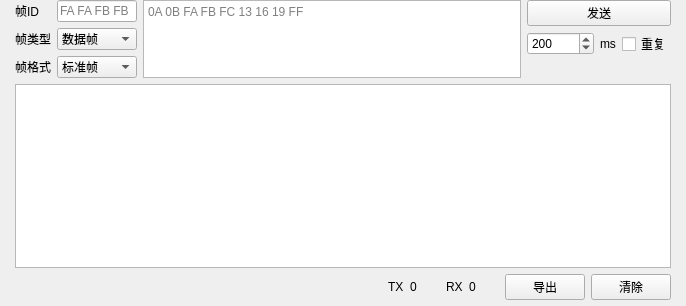
         <widget class="QWidget" name="page_data">
          <layout class="QGridLayout" name="gridLayout_8" rowstretch="2,10,1,0,0">
           <property name="leftMargin">
            <number>15</number>
           </property>
           <property name="topMargin">
            <number>0</number>
           </property>
           <property name="rightMargin">
            <number>15</number>
           </property>
           <property name="bottomMargin">
            <number>6</number>
           </property>
           <item row="4" column="0">
            <layout class="QHBoxLayout" name="horizontalLayout_4">
             <item>
              <spacer name="horizontalSpacer_5">
               <property name="orientation">
                <enum>Qt::Horizontal</enum>
               </property>
               <property name="sizeHint" stdset="0">
                <size>
                 <width>40</width>
                 <height>20</height>
                </size>
               </property>
              </spacer>
             </item>
             <item>
              <widget class="QLabel" name="label_11">
               <property name="text">
                <string>TX</string>
               </property>
              </widget>
             </item>
             <item>
              <widget class="QLabel" name="label_tx">
               <property name="minimumSize">
                <size>
                 <width>30</width>
                 <height>0</height>
                </size>
               </property>
               <property name="text">
                <string>0</string>
               </property>
              </widget>
             </item>
             <item>
              <widget class="QLabel" name="label_12">
               <property name="text">
                <string>RX</string>
               </property>
              </widget>
             </item>
             <item>
              <widget class="QLabel" name="label_rx">
               <property name="minimumSize">
                <size>
                 <width>30</width>
                 <height>0</height>
                </size>
               </property>
               <property name="text">
                <string>0</string>
               </property>
              </widget>
             </item>
             <item>
              <widget class="QPushButton" name="pushButton_output">
               <property name="text">
                <string>导出</string>
               </property>
              </widget>
             </item>
             <item>
              <widget class="QPushButton" name="pushButton_clear">
               <property name="text">
                <string>清除</string>
               </property>
              </widget>
             </item>
            </layout>
           </item>
           <item row="1" column="0" rowspan="2">
            <widget class="QTableWidget" name="tableWidget_rcv">
             <property name="sizeAdjustPolicy">
              <enum>QAbstractScrollArea::AdjustToContentsOnFirstShow</enum>
             </property>
             <property name="alternatingRowColors">
              <bool>true</bool>
             </property>
             <property name="textElideMode">
              <enum>Qt::ElideLeft</enum>
             </property>
             <attribute name="horizontalHeaderVisible">
              <bool>false</bool>
             </attribute>
             <attribute name="horizontalHeaderCascadingSectionResizes">
              <bool>false</bool>
             </attribute>
             <attribute name="horizontalHeaderDefaultSectionSize">
              <number>80</number>
             </attribute>
             <attribute name="horizontalHeaderStretchLastSection">
              <bool>true</bool>
             </attribute>
             <attribute name="verticalHeaderVisible">
              <bool>false</bool>
             </attribute>
             <attribute name="verticalHeaderStretchLastSection">
              <bool>false</bool>
             </attribute>
             <column>
              <property name="text">
               <string>序号</string>
              </property>
             </column>
             <column>
              <property name="text">
               <string>时间</string>
              </property>
             </column>
             <column>
              <property name="text">
               <string>发送/接收</string>
              </property>
             </column>
             <column>
              <property name="text">
               <string>帧ID</string>
              </property>
             </column>
             <column>
              <property name="text">
               <string>帧格式</string>
              </property>
             </column>
             <column>
              <property name="text">
               <string>帧类型</string>
              </property>
             </column>
             <column>
              <property name="text">
               <string>数据长度</string>
              </property>
             </column>
             <column>
              <property name="text">
               <string>数据HEX</string>
              </property>
             </column>
            </widget>
           </item>
           <item row="0" column="0">
            <layout class="QHBoxLayout" name="horizontalLayout_3" stretch="1,10,1">
             <item>
              <layout class="QGridLayout" name="gridLayout_3">
               <item row="0" column="0">
                <widget class="QLabel" name="label_6">
                 <property name="sizePolicy">
                  <sizepolicy hsizetype="Fixed" vsizetype="Preferred">
                   <horstretch>0</horstretch>
                   <verstretch>0</verstretch>
                  </sizepolicy>
                 </property>
                 <property name="text">
                  <string>帧ID</string>
                 </property>
                </widget>
               </item>
               <item row="0" column="1">
                <widget class="QLineEdit" name="lineEdit_id">
                 <property name="minimumSize">
                  <size>
                   <width>80</width>
                   <height>0</height>
                  </size>
                 </property>
                 <property name="maximumSize">
                  <size>
                   <width>1000</width>
                   <height>16777215</height>
                  </size>
                 </property>
                 <property name="text">
                  <string/>
                 </property>
                 <property name="placeholderText">
                  <string>FA FA FB FB</string>
                 </property>
                </widget>
               </item>
               <item row="1" column="0">
                <widget class="QLabel" name="label_7">
                 <property name="sizePolicy">
                  <sizepolicy hsizetype="Fixed" vsizetype="Preferred">
                   <horstretch>0</horstretch>
                   <verstretch>0</verstretch>
                  </sizepolicy>
                 </property>
                 <property name="text">
                  <string>帧类型</string>
                 </property>
                </widget>
               </item>
               <item row="1" column="1">
                <widget class="QComboBox" name="comboBox_type">
                 <property name="minimumSize">
                  <size>
                   <width>0</width>
                   <height>0</height>
                  </size>
                 </property>
                 <item>
                  <property name="text">
                   <string>数据帧</string>
                  </property>
                 </item>
                 <item>
                  <property name="text">
                   <string>远程帧</string>
                  </property>
                 </item>
                </widget>
               </item>
               <item row="2" column="0">
                <widget class="QLabel" name="label_8">
                 <property name="sizePolicy">
                  <sizepolicy hsizetype="Fixed" vsizetype="Preferred">
                   <horstretch>0</horstretch>
                   <verstretch>0</verstretch>
                  </sizepolicy>
                 </property>
                 <property name="text">
                  <string>帧格式</string>
                 </property>
                </widget>
               </item>
               <item row="2" column="1">
                <widget class="QComboBox" name="comboBox_format">
                 <property name="minimumSize">
                  <size>
                   <width>0</width>
                   <height>0</height>
                  </size>
                 </property>
                 <item>
                  <property name="text">
                   <string>标准帧</string>
                  </property>
                 </item>
                 <item>
                  <property name="text">
                   <string>扩展帧</string>
                  </property>
                 </item>
                </widget>
               </item>
              </layout>
             </item>
             <item>
              <widget class="QPlainTextEdit" name="plainTextEdit">
               <property name="backgroundVisible">
                <bool>false</bool>
               </property>
               <property name="placeholderText">
                <string>0A 0B FA FB FC 13 16 19 FF</string>
               </property>
              </widget>
             </item>
             <item>
              <layout class="QVBoxLayout" name="verticalLayout">
               <item>
                <widget class="QPushButton" name="pushButton_send">
                 <property name="maximumSize">
                  <size>
                   <width>10000</width>
                   <height>16777215</height>
                  </size>
                 </property>
                 <property name="text">
                  <string>发送</string>
                 </property>
                </widget>
               </item>
               <item>
                <layout class="QHBoxLayout" name="horizontalLayout_2">
                 <item>
                  <widget class="QSpinBox" name="spinBox_times">
                   <property name="minimum">
                    <number>2</number>
                   </property>
                   <property name="maximum">
                    <number>100000</number>
                   </property>
                   <property name="singleStep">
                    <number>10</number>
                   </property>
                   <property name="value">
                    <number>200</number>
                   </property>
                  </widget>
                 </item>
                 <item>
                  <widget class="QLabel" name="label_2">
                   <property name="maximumSize">
                    <size>
                     <width>16</width>
                     <height>16777215</height>
                    </size>
                   </property>
                   <property name="text">
                    <string>ms</string>
                   </property>
                  </widget>
                 </item>
                 <item>
                  <widget class="QCheckBox" name="checkBox_times">
                   <property name="text">
                    <string>重复</string>
                   </property>
                   <property name="checkable">
                    <bool>true</bool>
                   </property>
                  </widget>
                 </item>
                </layout>
               </item>
               <item>
                <spacer name="verticalSpacer_9">
                 <property name="orientation">
                  <enum>Qt::Vertical</enum>
                 </property>
                 <property name="sizeHint" stdset="0">
                  <size>
                   <width>20</width>
                   <height>40</height>
                  </size>
                 </property>
                </spacer>
               </item>
              </layout>
             </item>
            </layout>
           </item>
          </layout>
         </widget>
